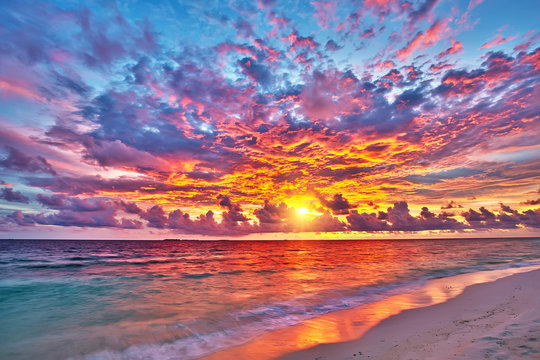
#> input picture backend/sunset.jpg, 540 x 360 px
$ python test_image.py
#> lines starting #> are read from the running program, lines starting #| are printed output that depends on the picture
### backend/utils/image_processor.py
from PIL import Image
from sklearn.cluster import KMeans
import numpy as np
import colorsys

def get_important_colors(image_file, num_colors=5):
#> called with num_colors = 5
    try:
        img = Image.open(image_file).convert('RGB')
#> img is the input picture: PIL image 540x360 RGB; mean R, G, B 151.8, 118.8, 137.2
        img = img.resize((150, 150))
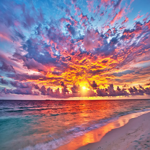
#> img: PIL image 150x150 RGB; mean R, G, B 151.8, 118.8, 137.2
        img_array = np.array(img)
        pixels = img_array.reshape(-1, 3)

        kmeans = KMeans(n_clusters=num_colors, random_state=42, n_init='auto')
        kmeans.fit(pixels)
        rgb_colors = kmeans.cluster_centers_.astype(int)

        important_colors = []
        for rgb in rgb_colors:
            r, g, b = rgb[0]/255.0, rgb[1]/255.0, rgb[2]/255.0
            h, l, s = colorsys.rgb_to_hls(r, g, b) # Convert to HSL

            is_not_too_dark = l > 0.15
            is_not_too_light = l < 0.85
            is_saturated = s > 0.15

            if is_not_too_dark and is_not_too_light and is_saturated:
                hex_color = '#{:02x}{:02x}{:02x}'.format(rgb[0], rgb[1], rgb[2])
                important_colors.append(hex_color)

        # 3. Fallback: If all colors were filtered out, return the single most dominant one
        if not important_colors:
             kmeans_fallback = KMeans(n_clusters=1, random_state=42, n_init='auto').fit(pixels)
             fallback_rgb = kmeans_fallback.cluster_centers_.astype(int)[0]
             fallback_hex = '#{:02x}{:02x}{:02x}'.format(fallback_rgb[0], fallback_rgb[1], fallback_rgb[2])
             return [fallback_hex]

        return important_colors

    except Exception as e:
        print(f"Error processing image: {e}")
        return None

### backend/test_image.py
from utils.image_processor import get_important_colors

# The name of the image you saved in your project folder
image_path = 'sunset.jpg'

print(f"Testing with image: {image_path}")

try:
    # We use 'with open' to properly handle the file
    # 'rb' means we're opening it in "read binary" mode
    with open(image_path, 'rb') as image_file:
        dominant_color = get_important_colors(image_file)

    if dominant_color:
        print(f"✅ Success! Dominant color found: {dominant_color}")
    else:
        print("❌ Failed. The function returned None.")

except FileNotFoundError:
    print(f"❌ Error: Make sure you have a file named '{image_path}' in your folder.")
